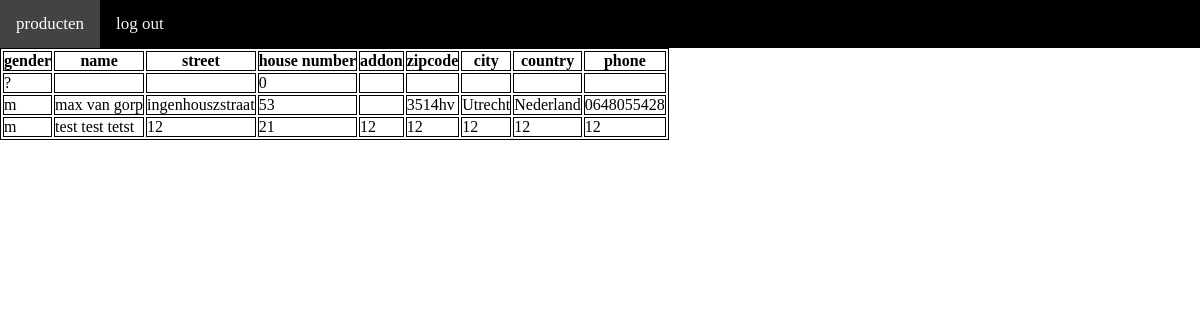
/view/costumer/costumer_overview.php (signed in), run on the app's committed database.
### tables this page shows
CREATE TABLE `costumer` (
  `id` int(10) NOT NULL,
  `gender` varchar(1) NOT NULL,
  `firstName` varchar(50) NOT NULL,
  `middleName` varchar(10) DEFAULT NULL,
  `lastName` varchar(50) NOT NULL,
  `street` varchar(30) NOT NULL,
  `houseNumber` int(5) NOT NULL,
  `houseNumber_addon` varchar(2) DEFAULT NULL,
  `zipCode` varchar(7) NOT NULL,
  `city` varchar(20) NOT NULL,
  `country` varchar(50) NOT NULL,
  `phone` varchar(25) NOT NULL,
  `emailadress` varchar(40) NOT NULL,
  `password` varchar(255) NOT NULL,
  `newsletter_subscription` int(1) NOT NULL
);

### view/costumer/costumer_overview.php (the view, shortened to what this page needs)
<?php
include('../../config/connect.php');
?>
<!DOCTYPE html>
<html lang="en">
<head>
    <link rel="stylesheet" href="../../assets/css/styleOverzicht.css">
</head>
<body>
<header>
    <nav>
    <a href="product_overzicht.php">producten </a>
    <a href="../../src/logout.php">log out</a>
    </nav>
</header>
<article>
<table style="border: 1px solid black;">
    <tr >
        <th style="border: 1px solid black;">gender</th>
        <th style="border: 1px solid black;">name</th>
        <th style="border: 1px solid black;">street</th>
        <th style="border: 1px solid black;">house number</th>
        <th style="border: 1px solid black;">addon</th>
        <th style="border: 1px solid black;">zipcode</th>
        <th style="border: 1px solid black;">city</th>
        <th style="border: 1px solid black;">country</th>
        <th style="border: 1px solid black;">phone</th>
    </tr>
    <?php
    $sql = "SELECT * FROM `costumer` order by `id` asc";
    $result = $con->query($sql);
    while($row = $result->fetch_assoc()){
    ?>
    <tr>
        <td style="border: 1px solid black;"><?php echo $row['gender']; ?></td>
        <td style="border: 1px solid black;"><?php echo $row['firstName']; echo " "; echo $row['middleName']; echo " "; echo $row['lastName'] ?></td>
        <td style="border: 1px solid black;"><?php echo $row['street']; ?></td>
        <td style="border: 1px solid black;"><?php echo $row['houseNumber']; ?></td>
        <td style="border: 1px solid black;"><?php echo $row['houseNumber_addon']; ?></td>
        <td style="border: 1px solid black;"><?php echo $row['zipCode']; ?></td>
        <td style="border: 1px solid black;"><?php echo $row['city']; ?></td>
        <td style="border: 1px solid black;"><?php echo $row['country']; ?></td>
        <td style="border: 1px solid black;"><?php echo $row['phone']; ?></td>
    </tr>
    <?php }; ?>
    </table>
</article>
</body>
</html>

### assets/css/styleOverzicht.css (style rules this page uses)
* { margin:0; padding: 0; }
header { background-color: black; height: auto; }
nav { overflow: hidden; }
nav a { float: left; color: #f2f2f2; text-align: center; padding: 14px 16px; text-decoration: none; font-size: 17px; }

### data on the page
costumer: gender "?", houseNumber "0"
costumer: gender "m", firstName "max", middleName "van", lastName "gorp", street "ingenhouszstraat", houseNumber "53", zipCode "3514hv", city "Utrecht", country "Nederland", phone "0648055428"
costumer: gender "m", firstName "test", middleName "test", lastName "tetst", street "12", houseNumber "21", houseNumber_addon "12", zipCode "12", city "12", country "12", phone "12"
